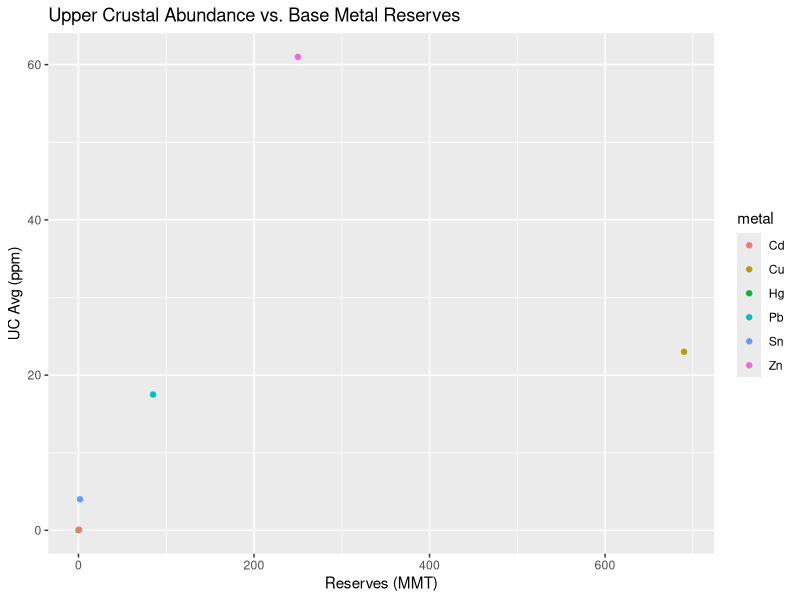

R code for this plot:
## ---- chunk 1
library(ggplot2)
metal = c("Cu", "Pb", "Zn", "Sn", "Hg", "Cd")
reserves = c(690, 85, 250, 1.8, 0.093, 0.64)
UCavg = c(23, 17.5, 61, 4, 0.035, 0.0885)
df = data.frame(metal, reserves, UCavg)
ggplot(df, aes(reserves, UCavg, color = metal)) + geom_point() + xlab("Reserves (MMT)") + ylab("UC Avg (ppm)") + ggtitle("Upper Crustal Abundance vs. Base Metal Reserves")

